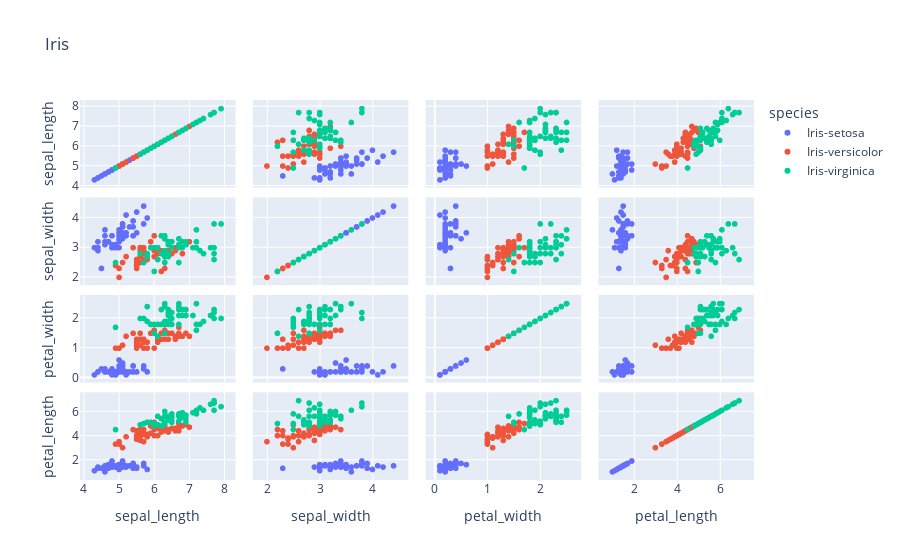

This figure's notebook cell:
### Code cell
px.scatter_matrix(iris,color='species',title='Iris',dimensions=['sepal_length','sepal_width','petal_width','petal_length'])

### Figure 1 — Plotly figure (JSON) as saved in the notebook; plotly's stock layout.template omitted (floating-point values rounded to 4 significant figures)
{"data": [{"dimensions": [{"axis": {"matches": true}, "label": "sepal_length", "values": [5.1, 4.9, 4.7, 4.6, 5, 5.4, 4.6, 5, 4.4, 4.9, 5.4, 4.8, 4.8, 4.3, 5.8, 5.7, 5.4, 5.1, 5.7, 5.1, 5.4, 5.1, 4.6, 5.1, 4.8, 5, 5, 5.2, 5.2, 4.7, 4.8, 5.4, 5.2, 5.5, 4.9, 5, 5.5, 4.9, 4.4, 5.1, 5, 4.5, 4.4, 5, 5.1, 4.8, 5.1, 4.6, 5.3, 5]}, {"axis": {"matches": true}, "label": "sepal_width", "values": [3.5, 3, 3.2, 3.1, 3.6, 3.9, 3.4, 3.4, 2.9, 3.1, 3.7, 3.4, 3, 3, 4, 4.4, 3.9, 3.5, 3.8, 3.8, 3.4, 3.7, 3.6, 3.3, 3.4, 3, 3.4, 3.5, 3.4, 3.2, 3.1, 3.4, 4.1, 4.2, 3.1, 3.2, 3.5, 3.1, 3, 3.4, 3.5, 2.3, 3.2, 3.5, 3.8, 3, 3.8, 3.2, 3.7, 3.3]}, {"axis": {"matches": true}, "label": "petal_width", "values": [0.2, 0.2, 0.2, 0.2, 0.2, 0.4, 0.3, 0.2, 0.2, 0.1, 0.2, 0.2, 0.1, 0.1, 0.2, 0.4, 0.4, 0.3, 0.3, 0.3, 0.2, 0.4, 0.2, 0.5, 0.2, 0.2, 0.4, 0.2, 0.2, 0.2, 0.2, 0.4, 0.1, 0.2, 0.1, 0.2, 0.2, 0.1, 0.2, 0.2, 0.3, 0.3, 0.2, 0.6, 0.4, 0.3, 0.2, 0.2, 0.2, 0.2]}, {"axis": {"matches": true}, "label": "petal_length", "values": [1.4, 1.4, 1.3, 1.5, 1.4, 1.7, 1.4, 1.5, 1.4, 1.5, 1.5, 1.6, 1.4, 1.1, 1.2, 1.5, 1.3, 1.4, 1.7, 1.5, 1.7, 1.5, 1, 1.7, 1.9, 1.6, 1.6, 1.5, 1.4, 1.6, 1.6, 1.5, 1.5, 1.4, 1.5, 1.2, 1.3, 1.5, 1.3, 1.5, 1.3, 1.3, 1.3, 1.6, 1.9, 1.4, 1.6, 1.4, 1.5, 1.4]}], "hovertemplate": "species=Iris-setosa<br>%{xaxis.title.text}=%{x}<br>%{yaxis.title.text}=%{y}<extra></extra>", "legendgroup": "Iris-setosa", "marker": {"color": "#636efa", "symbol": "circle"}, "name": "Iris-setosa", "showlegend": true, "type": "splom"}, {"dimensions": [{"axis": {"matches": true}, "label": "sepal_length", "values": [7, 6.4, 6.9, 5.5, 6.5, 5.7, 6.3, 4.9, 6.6, 5.2, 5, 5.9, 6, 6.1, 5.6, 6.7, 5.6, 5.8, 6.2, 5.6, 5.9, 6.1, 6.3, 6.1, 6.4, 6.6, 6.8, 6.7, 6, 5.7, 5.5, 5.5, 5.8, 6, 5.4, 6, 6.7, 6.3, 5.6, 5.5, 5.5, 6.1, 5.8, 5, 5.6, 5.7, 5.7, 6.2, 5.1, 5.7]}, {"axis": {"matches": true}, "label": "sepal_width", "values": [3.2, 3.2, 3.1, 2.3, 2.8, 2.8, 3.3, 2.4, 2.9, 2.7, 2, 3, 2.2, 2.9, 2.9, 3.1, 3, 2.7, 2.2, 2.5, 3.2, 2.8, 2.5, 2.8, 2.9, 3, 2.8, 3, 2.9, 2.6, 2.4, 2.4, 2.7, 2.7, 3, 3.4, 3.1, 2.3, 3, 2.5, 2.6, 3, 2.6, 2.3, 2.7, 3, 2.9, 2.9, 2.5, 2.8]}, {"axis": {"matches": true}, "label": "petal_width", "values": [1.4, 1.5, 1.5, 1.3, 1.5, 1.3, 1.6, 1, 1.3, 1.4, 1, 1.5, 1, 1.4, 1.3, 1.4, 1.5, 1, 1.5, 1.1, 1.8, 1.3, 1.5, 1.2, 1.3, 1.4, 1.4, 1.7, 1.5, 1, 1.1, 1, 1.2, 1.6, 1.5, 1.6, 1.5, 1.3, 1.3, 1.3, 1.2, 1.4, 1.2, 1, 1.3, 1.2, 1.3, 1.3, 1.1, 1.3]}, {"axis": {"matches": true}, "label": "petal_length", "values": [4.7, 4.5, 4.9, 4, 4.6, 4.5, 4.7, 3.3, 4.6, 3.9, 3.5, 4.2, 4, 4.7, 3.6, 4.4, 4.5, 4.1, 4.5, 3.9, 4.8, 4, 4.9, 4.7, 4.3, 4.4, 4.8, 5, 4.5, 3.5, 3.8, 3.7, 3.9, 5.1, 4.5, 4.5, 4.7, 4.4, 4.1, 4, 4.4, 4.6, 4, 3.3, 4.2, 4.2, 4.2, 4.3, 3, 4.1]}], "hovertemplate": "species=Iris-versicolor<br>%{xaxis.title.text}=%{x}<br>%{yaxis.title.text}=%{y}<extra></extra>", "legendgroup": "Iris-versicolor", "marker": {"color": "#EF553B", "symbol": "circle"}, "name": "Iris-versicolor", "showlegend": true, "type": "splom"}, {"dimensions": [{"axis": {"matches": true}, "label": "sepal_length", "values": [6.3, 5.8, 7.1, 6.3, 6.5, 7.6, 4.9, 7.3, 6.7, 7.2, 6.5, 6.4, 6.8, 5.7, 5.8, 6.4, 6.5, 7.7, 7.7, 6, 6.9, 5.6, 7.7, 6.3, 6.7, 7.2, 6.2, 6.1, 6.4, 7.2, 7.4, 7.9, 6.4, 6.3, 6.1, 7.7, 6.3, 6.4, 6, 6.9, 6.7, 6.9, 5.8, 6.8, 6.7, 6.7, 6.3, 6.5, 6.2, 5.9]}, {"axis": {"matches": true}, "label": "sepal_width", "values": [3.3, 2.7, 3, 2.9, 3, 3, 2.5, 2.9, 2.5, 3.6, 3.2, 2.7, 3, 2.5, 2.8, 3.2, 3, 3.8, 2.6, 2.2, 3.2, 2.8, 2.8, 2.7, 3.3, 3.2, 2.8, 3, 2.8, 3, 2.8, 3.8, 2.8, 2.8, 2.6, 3, 3.4, 3.1, 3, 3.1, 3.1, 3.1, 2.7, 3.2, 3.3, 3, 2.5, 3, 3.4, 3]}, {"axis": {"matches": true}, "label": "petal_width", "values": [2.5, 1.9, 2.1, 1.8, 2.2, 2.1, 1.7, 1.8, 1.8, 2.5, 2, 1.9, 2.1, 2, 2.4, 2.3, 1.8, 2.2, 2.3, 1.5, 2.3, 2, 2, 1.8, 2.1, 1.8, 1.8, 1.8, 2.1, 1.6, 1.9, 2, 2.2, 1.5, 1.4, 2.3, 2.4, 1.8, 1.8, 2.1, 2.4, 2.3, 1.9, 2.3, 2.5, 2.3, 1.9, 2, 2.3, 1.8]}, {"axis": {"matches": true}, "label": "petal_length", "values": [6, 5.1, 5.9, 5.6, 5.8, 6.6, 4.5, 6.3, 5.8, 6.1, 5.1, 5.3, 5.5, 5, 5.1, 5.3, 5.5, 6.7, 6.9, 5, 5.7, 4.9, 6.7, 4.9, 5.7, 6, 4.8, 4.9, 5.6, 5.8, 6.1, 6.4, 5.6, 5.1, 5.6, 6.1, 5.6, 5.5, 4.8, 5.4, 5.6, 5.1, 5.1, 5.9, 5.7, 5.2, 5, 5.2, 5.4, 5.1]}], "hovertemplate": "species=Iris-virginica<br>%{xaxis.title.text}=%{x}<br>%{yaxis.title.text}=%{y}<extra></extra>", "legendgroup": "Iris-virginica", "marker": {"color": "#00cc96", "symbol": "circle"}, "name": "Iris-virginica", "showlegend": true, "type": "splom"}], "layout": {"dragmode": "select", "legend": {"title": {"text": "species"}, "tracegroupgap": 0}, "title": {"text": "Iris"}}}
